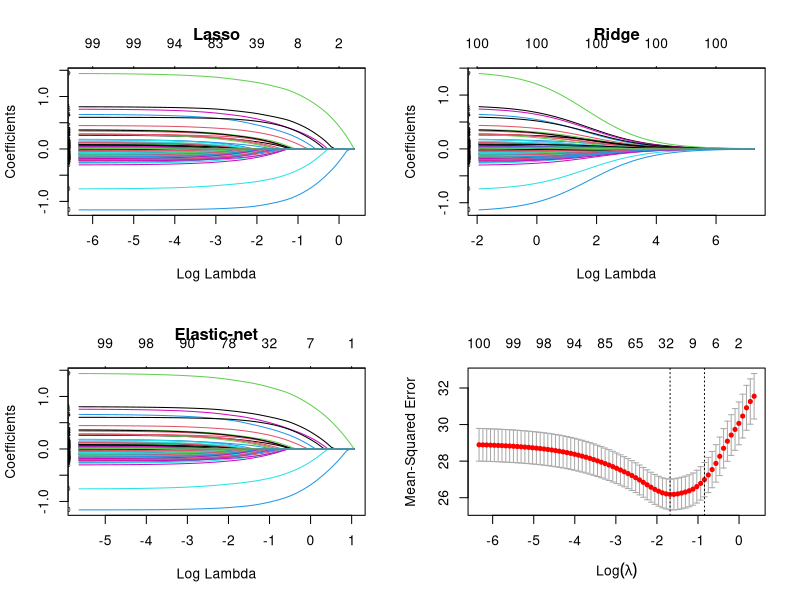
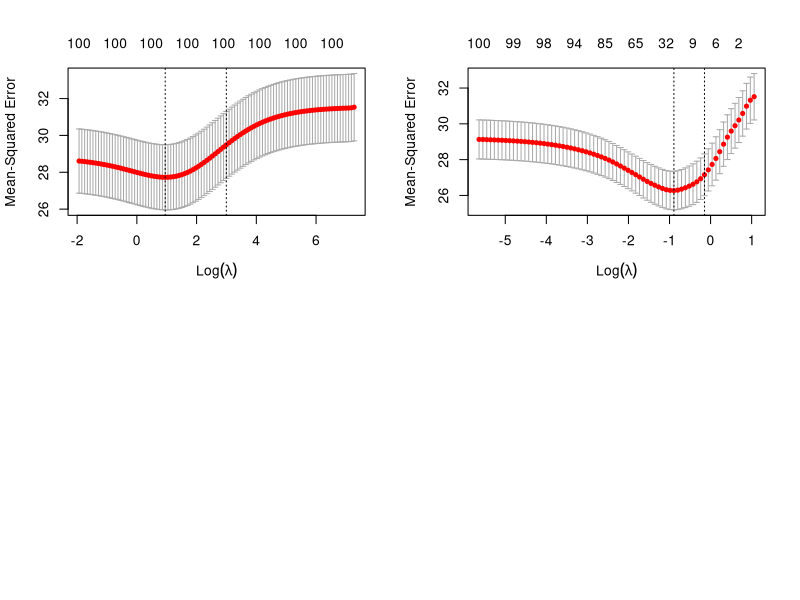

Generate these figures, in order, with R:
library(glmnet)

# Generate a simulated data for illustration purpose
set.seed(12345)
n <- 1000
p <- 100
true.x <- p / 10 # Only 10 true x, others are pure noises
x <- matrix(rnorm(n*p), n, p) # Data contains 100 xs
beta <- rnorm(true.x)
eps  <- rnorm(n) * 5
y <- drop(x[, 1:true.x] %*% beta + eps)

# Fit three shrinkage models
fit.lasso <- glmnet(x, y, family = "gaussian", alpha = 1)
fit.ridge <- glmnet(x, y, family = "gaussian", alpha = 0)
fit.elnet <- glmnet(x, y, family = "gaussian", alpha = 0.5)
# Summary of steps
print(fit.lasso)
print(fit.ridge)
print(fit.elnet)
# Get the coefficients at given lambda value(s)
coef(fit.lasso, s = 0.1)
coef(fit.ridge, s = c(0.1, 0.5))
coef(fit.elnet, s = 0.5)
# Plots 
par(mfrow = c(2, 2))
plot(fit.lasso, xvar = "lambda", label = TRUE, main = "Lasso")
plot(fit.ridge, xvar = "lambda", label = TRUE, main = "Ridge")
plot(fit.elnet, xvar = "lambda", label = TRUE, main = "Elastic-net")
# Can use ?plot.glmnet to find more options

# cross validation to find the optimal lambda
# Can change number of folds by altering the argument: nfold =
cv.lasso <- cv.glmnet(x, y, family = "gaussian", alpha = 1)
cv.ridge <- cv.glmnet(x, y, family = "gaussian", alpha = 0)
cv.elnet <- cv.glmnet(x, y, family = "gaussian", alpha = 0.5)
# Check the plot to find the optimal value of lambda (or a range)
plot(cv.lasso) # Optimal value shown at the vertical line
plot(cv.ridge)
plot(cv.elnet)
# Get the optimal lambda values
print(cv.lasso$lambda.min)
print(cv.lasso$lambda.1se)
# What is the model coefs at the optimal lambda value?
coef(cv.lasso, s = "lambda.min") # alternative would be "lambda.1se"

# How to get the optimal value of alpha?
# Choose between lasso, ridge and elastic-net 
# Again use cross validation to compare different values of alpha and judge based on MSE
# Try alpha from 0 to 1 with interval of 0.1
alphas <- seq(from = 0, to = 1, by = 0.1)
mses   <- rep(NA, length(alphas))
for (i in 1:length(alphas)) {
    cv.fit <- cv.glmnet(x, y, family = "gaussian", alpha = alphas[i])
    mses[i] <- cv.fit$cvm[cv.fit$lambda == cv.fit$lambda.min]
}
output <- cbind(alphas, mses)
print(output)
# 0.2 is the optimal one in this case